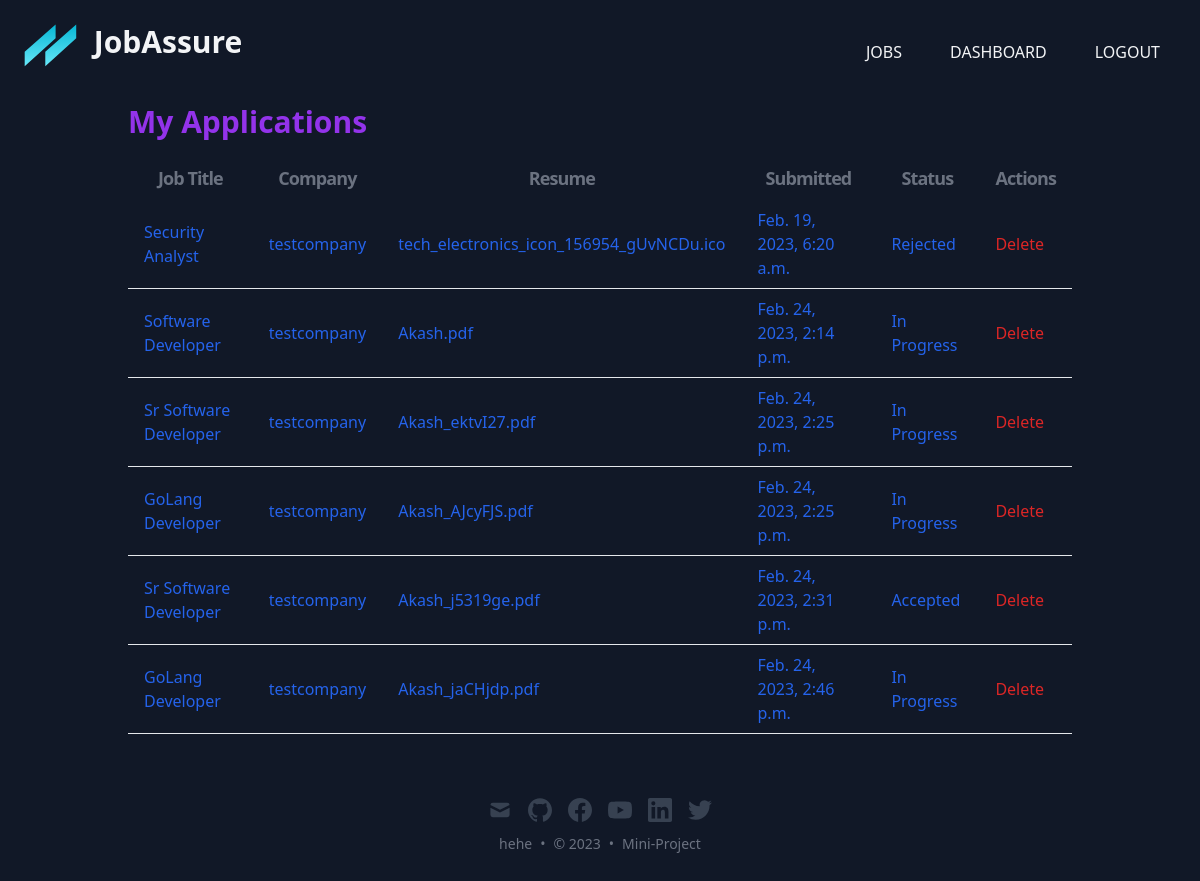
Page /dashboard/myapplications/ (signed in) on the committed database.
### dash/models.py (models this page shows)
class Submission(models.Model):
    STATUS_CHOICES = (
        ('accepted', 'Accepted'),
        ('rejected', 'Rejected'),
        ('in_progress', 'In Progress'),
    )
    job_post = models.ForeignKey(JobPost, on_delete=models.CASCADE)
    user = models.ForeignKey(User, on_delete=models.CASCADE)
    resume = models.FileField(upload_to='resumes/')
    status = models.CharField(max_length=20, choices=STATUS_CHOICES, default='in_progress')
    created_at = models.DateTimeField(auto_now_add=True)

class JobPost(models.Model):
    JOB_TYPE_CHOICES = (
        ('full_time', 'Full Time'),
        ('part_time', 'Part Time'),
        ('contract', 'Contract'),
        ('internship', 'Internship'),
        ('freelance', 'Freelance'),
    )
    user = models.ForeignKey(User, on_delete=models.CASCADE)
    title = models.CharField(max_length=200)
    company = models.CharField(max_length=200)
    description = models.TextField()
    job_type = models.CharField(max_length=20, choices=JOB_TYPE_CHOICES, default='full_time')
    created_at = models.DateTimeField(auto_now_add=True)

### dash/views.py (the view)
# urls.py: path('/myapplications/', views.my_files, name='my_files'),
@login_required
def my_files(request):
    submissions = Submission.objects.filter(user=request.user)
    if request.method == 'POST':
        submission_id = request.POST.get('submission_id')
        submission = get_object_or_404(Submission, pk=submission_id, user=request.user)
        submission.delete()
        messages.success(request, 'Your file has been deleted.')
        return redirect('my_files')
    return render(request, 'my.html', {'submissions': submissions})

### dash/templates/my.html (shortened to what this page needs)
{% extends 'base.html' %}
{% load static %}
{% block content %}
  <h1 class="text-purple-600 text-3xl font-bold mb-4">My Applications</h1>
  {% if submissions %}
    <table class="text-blue-600 table table-hover w-full">
      <thead>
        <tr>
          <th class="tracking-tighter text-gray-500 md:text-lg dark:text-gray-400 px-4 py-2">Job Title</th>
          <th class="tracking-tighter text-gray-500 md:text-lg dark:text-gray-400 px-4 py-2">Company</th>
          <th class="tracking-tighter text-gray-500 md:text-lg dark:text-gray-400 px-4 py-2">Resume</th>
          <th class="tracking-tighter text-gray-500 md:text-lg dark:text-gray-400 px-4 py-2">Submitted</th>
          <th class="tracking-tighter text-gray-500 md:text-lg dark:text-gray-400 px-4 py-2">Status</th>
          <th class="tracking-tighter text-gray-500 md:text-lg dark:text-gray-400 px-4 py-2">Actions</th>
        </tr>
      </thead>
      <tbody>
        {% for submission in submissions %}
          <tr class="border-b border-gray-200 hover:bg-gray-100 dark:hover:bg-gray-800">
            <td class="px-4 py-2">{{ submission.job_post.title }}</td>
            <td class="px-4 py-2">{{ submission.job_post.company }}</td>
            <td class="px-4 py-2">
              <a href="{{ submission.resume.url }}" class="text-blue-600 hover:text-blue-800">{{ submission.resume.name|slice:"8:" }}</a>
            </td>
            <td class="px-4 py-2">{{ submission.created_at }}</td>
            <td class="px-4 py-2">
              {% if submission.status == 'in_progress' %}
                  In Progress
              {% elif submission.status == 'accepted' %}
                  Accepted
              {% elif submission.status == 'rejected' %}
                  Rejected
              {% endif %}
          </td>
            <td class="px-4 py-2">
              <form method="POST" action="{% url 'my_files' %}">
                <button type="button" class="text-red-600 btn btn-outline btn-square delete-button" onclick="deleteSubmission(this.form)">
                  <span class="inline-block animate-pulse">Delete</span>
                </button>
              </form>
            </td>
          </tr>
        {% empty %}
          <tr>
            <td colspan="5" class="px-4 py-2">No files found.</td>
          </tr>
        {% endfor %}
      </tbody>
    </table>
  {% else %}
    <p>You haven't uploaded any files yet.</p>
  {% endif %}
{% endblock %}

### rows in the picture
Submission: job_post "Security Analyst", job_post.company "testcompany", resume.name "tech_electronics_icon_156954_gUvNCDu.ico", created_at "Feb. 19, 2023, 6:20 a.m.", status "Rejected"
Submission: job_post "Software Developer", job_post.company "testcompany", resume.name "Akash.pdf", created_at "Feb. 24, 2023, 2:14 p.m.", status "In Progress"
Submission: job_post "Sr Software Developer", job_post.company "testcompany", resume.name "Akash_ektvI27.pdf", created_at "Feb. 24, 2023, 2:25 p.m.", status "In Progress"
Submission: job_post "GoLang Developer", job_post.company "testcompany", resume.name "Akash_AJcyFJS.pdf", created_at "Feb. 24, 2023, 2:25 p.m.", status "In Progress"
Submission: job_post "Sr Software Developer", job_post.company "testcompany", resume.name "Akash_j5319ge.pdf", created_at "Feb. 24, 2023, 2:31 p.m.", status "Accepted"
Submission: job_post "GoLang Developer", job_post.company "testcompany", resume.name "Akash_jaCHjdp.pdf", created_at "Feb. 24, 2023, 2:46 p.m.", status "In Progress"
